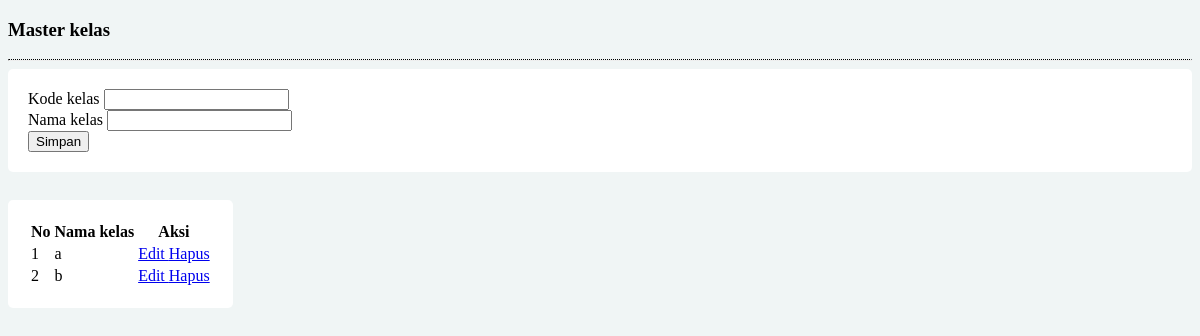
The app's page /admin/panggil/kelas/index.php, older data.
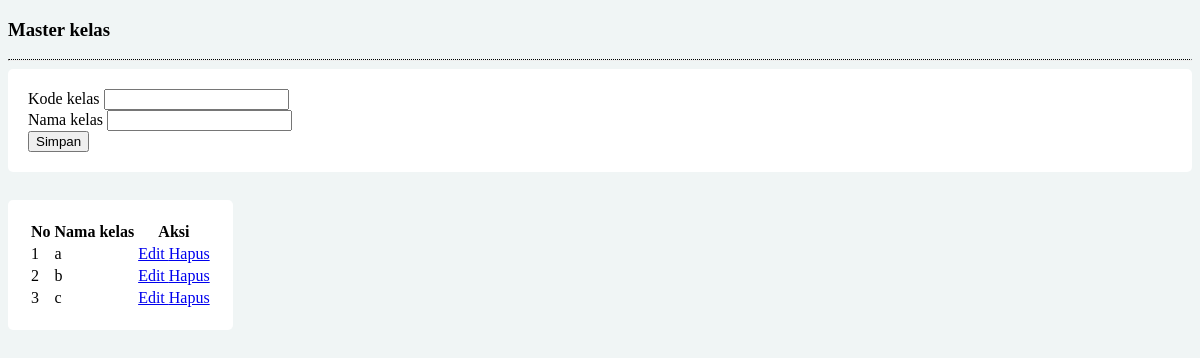
The same page, newer data.
### tables this page shows
CREATE TABLE `tbl_kelas` (
  `kode_kelas` varchar(6) NOT NULL,
  `nama_kelas` varchar(20) NOT NULL
);

### admin/panggil/kelas/koneksi.php (called while the page is built, shortened)
<?php
	class db_connect{
		public $host 	= db_host;
		public $user 	= db_user;
		public $pass 	= db_pass;
		public $dbname 	= db_name;
		public function connect(){
			$this->conn = new mysqli($this->host, $this->user, $this->pass, $this->dbname);
		}
	}
?>

### admin/panggil/kelas/class.php (called while the page is built, shortened)
	<?php
	class db_class extends db_connect{
		public function read(){
			$stmt = $this->conn->prepare("select * from tbl_kelas") or die($this->conn->error);
			if($stmt->execute()){
				$result = $stmt->get_result();
				return $result;
			}
		}
 	}
?>

### admin/panggil/kelas/index.php (the view, shortened to what this page needs)
<!DOCTYPE html>
<html>
<head>
</head>
<body>
</body>
</html>
<?php
$conn = new db_class();
$read = $conn->read();
$link 	= "index.php?lihat=kelas/";
?>
<div class = "row">
	<div class = "col-lg-12">
		<h3 class = "text-primary">Master kelas</h3>
		<hr style = "border-top:1px dotted #000;"/>
		<div class = "row">
			<div class = "col-lg-6">
				<form method ="POST"action = "panggil/kelas/tambah.php">
					<div class="form-group">
						<label>Kode kelas</label>
						<input type ="text" id="kode_kelas" name = "kode_kelas" class="form-control" >
					</div>
					<div class="form-group">
						<label>Nama kelas</label>
						<input type ="text" id="nama_kelas" name = "nama_kelas" class="form-control" autofocus>
					</div>
					<div class = "form-group">
						<button name = "save" class = "btn btn-success">
							Simpan
						</button>
					</div>
				</form>
			</div>
		</div>
		<br>
		<table class="table table-hover table-bordered" style="margin-top: 10px">
			<tr class="info">
				<th>No</th>
				<th>Nama kelas</th>
				<th>Aksi</th>
			</tr>
			<tbody>
				<?php
				$no=1;
				while($tampil = $read->fetch_array()){
					?>
					<tr>
						<td><?php echo $no++; ?></td>
						<td><?php echo $tampil['nama_kelas']?></td>
						<td style="text-align: center;">
							<a href="<?= $link.'edit&kode_kelas='.$tampil['kode_kelas'] ?>" class="btn btn-primary btn-sm">
								<span class = "glyphicon glyphicon-edit"></span> Edit
							</a>
							<a onclick="return confirm('Apakah yakin data akan di hapus?')" href="	<?= $link.'hapus&kode_kelas='.$tampil['kode_kelas'] ?>" class="btn btn-danger btn-sm">
								<span class = "glyphicon glyphicon-trash"></span> Hapus
							</a>
						</td>
					</tr>
					<?php
				}
				?>
			</tbody>
		</table>
	</div>
</div>

Row changes from the older to the newer data that the page shows:
added tbl_kelas: nama_kelas "c"
